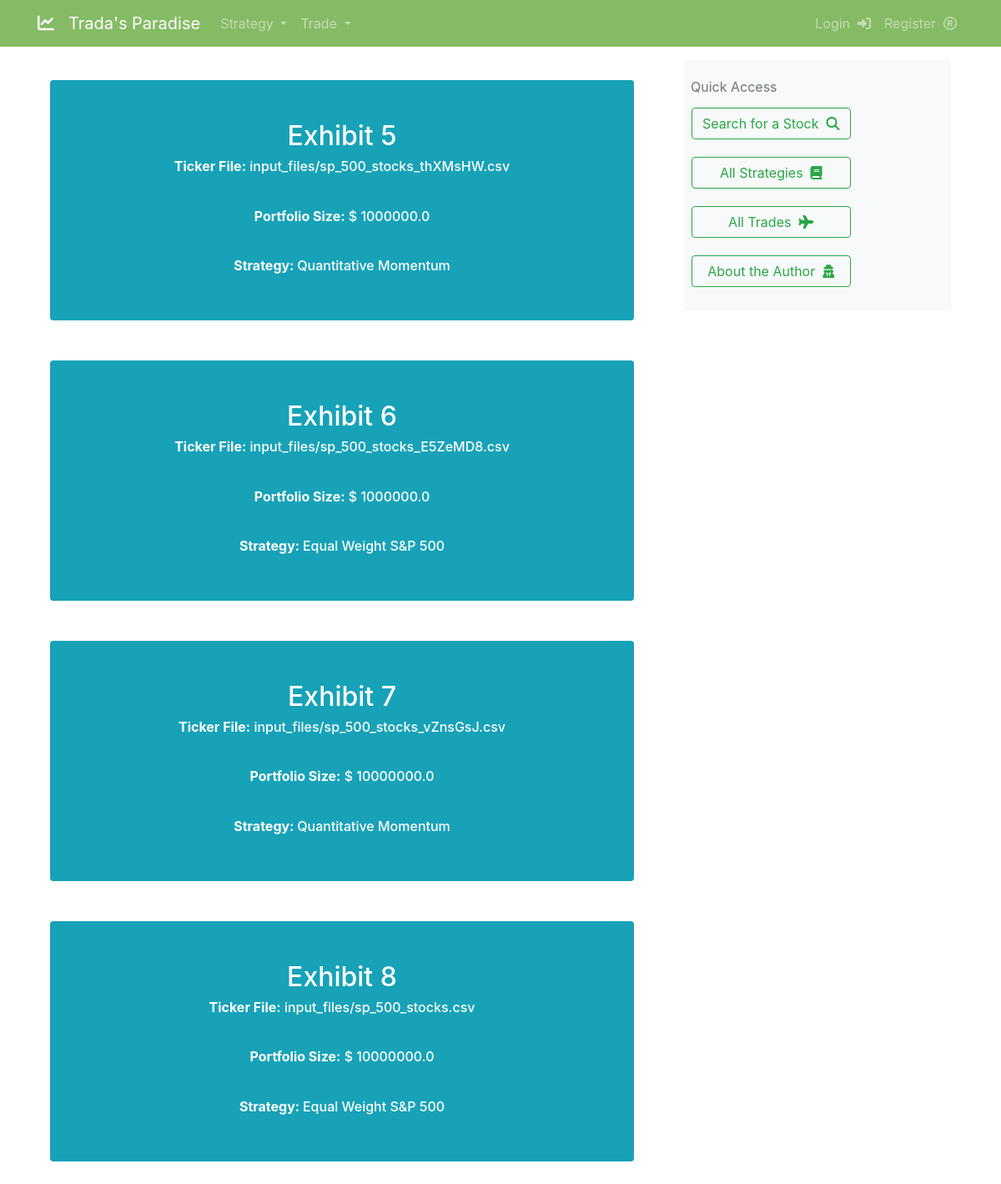
The app's page /trade/ with its own data.
### strategies/models.py (models this page shows, shortened)
class Trade(models.Model):
    tickers = models.FileField(upload_to="input_files/", validators=[FileExtensionValidator(allowed_extensions=['csv'])])
    portfolio_size = models.FloatField()
    trading_strategy = models.ForeignKey(Strategy, on_delete=models.CASCADE)

class Strategy(models.Model):
    name = models.CharField(max_length=255, unique=True)
    description = models.CharField(max_length=255)
    script = models.FileField(upload_to="strategy_scripts/", validators=[FileExtensionValidator(allowed_extensions=['py'])])

### strategies/views.py (the view)
# urls.py: path('trade/', TradeListView.as_view(), name ='trade-list'),
class TradeListView(ListView):
    model = Trade
    template_name = 'strategies/trade_list.html'
    def get_context_data(self, **kwargs):
        context = super(TradeListView, self).get_context_data(**kwargs)
        context["strategies"] = get_all_strategies()
        context["trades"] = get_all_trades()
        return context

### strategies/helper.py (called while the page is built)
def get_all_strategies():
    result = []
    for strategy in Strategy.objects.order_by("name"):
        result.append(strategy)
    return result

def get_all_trades():
    result = []
    for trade in Trade.objects.order_by("portfolio_size"):
        result.append(trade)
    return result

### strategies/templates/strategies/trade_list.html (shortened to what this page needs)
{% extends "strategies/base.html" %}
{% load crispy_forms_tags %}
{% block content %}
        <section class="pt-4">
            <div class="container px-lg-12">
                <div class="row gx-lg-5">
                    {% if trades %}
                        {% for trade in trades %}
                            <div class="col-lg-12 col-xxl-4 mb-5">
                                <div class="card bg-info border-0 h-100">
                                    <div class="card-body text-center p-4 p-lg-5 pt-0 pt-lg-0">
                                        <a class="fs-4 fw-bold" style="color: white;" href="{% url 'trade-detail' trade.id %}"><h2 style="color: white;">Exhibit {{trade.id}}</h2></a>
                                        <h6 class="mb-3" style="color: white;"><b>Ticker File:</b> {{trade.tickers}}</h6><br>
                                        <h6 class="mb-3" style="color: white;"><b>Portfolio Size:</b> $ {{trade.portfolio_size}}</h6><br>
                                        <h6><a class="mb-3" style="color: white;" href="{% url 'strategy-detail' trade.trading_strategy.id %}">
                                            <b>Strategy: </b> {{trade.trading_strategy.name}}
                                        </a>
                                        </h6>
                                    </div>
                                </div>
                            </div>
                        {% endfor %}
                    {% endif %}
                </div>
            </div>
        </section>
</body>
{% endblock content %}

### strategies/static/strategies/main.css (style rules this page uses)
h1, h2, h3, h4, h5, h6 { color: #444444; }

### records on screen
Trade: id "5", tickers "input_files/sp_500_stocks_thXMsHW.csv", portfolio_size "1000000.0", trading_strategy.name "Quantitative Momentum"
Trade: id "6", tickers "input_files/sp_500_stocks_E5ZeMD8.csv", portfolio_size "1000000.0", trading_strategy.name "Equal Weight S&P 500"
Trade: id "7", tickers "input_files/sp_500_stocks_vZnsGsJ.csv", portfolio_size "10000000.0", trading_strategy.name "Quantitative Momentum"
Trade: id "8", tickers "input_files/sp_500_stocks.csv", portfolio_size "10000000.0", trading_strategy.name "Equal Weight S&P 500"
